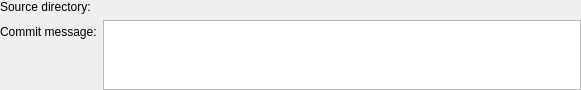
<ui version="4.0" >
 <class>DvcsImportMetadataWidget</class>
 <widget class="QWidget" name="DvcsImportMetadataWidget" >
  <property name="geometry" >
   <rect>
    <x>0</x>
    <y>0</y>
    <width>581</width>
    <height>37</height>
   </rect>
  </property>
  <property name="windowTitle" >
   <string>Import</string>
  </property>
  <layout class="QFormLayout" >
   <property name="margin">
    <number>0</number>
   </property>
   <item row="0" column="0" >
    <widget class="QLabel" name="labelUrl" >
     <property name="text" >
      <string>Source directory:</string>
     </property>
    </widget>
   </item>
   <item row="0" column="1" >
    <widget class="KUrlRequester" name="sourceLoc" />
   </item>
   <item row="1" column="0">
    <widget class="QLabel">
     <property name="text">
      <string>Commit message:</string>
     </property>
    </widget>
   </item>
   <item row="1" column="1">
    <widget class="KTextEdit" name="message">
     <property name="sizePolicy">
      <sizepolicy hsizetype="Expanding" vsizetype="Expanding">
       <horstretch>0</horstretch>
       <verstretch>1</verstretch>
      </sizepolicy>
     </property>
    </widget>
   </item>
  </layout>
 </widget>
 <customwidgets>
  <customwidget>
   <class>KUrlRequester</class>
   <extends>QWidget</extends>
   <header>kurlrequester.h</header>
   <container>1</container>
  </customwidget>
  <customwidget>
   <class>KTextEdit</class>
   <extends>QTextEdit</extends>
   <header>ktextedit.h</header>
  </customwidget>
 </customwidgets>
 <resources/>
 <connections/>
</ui>
